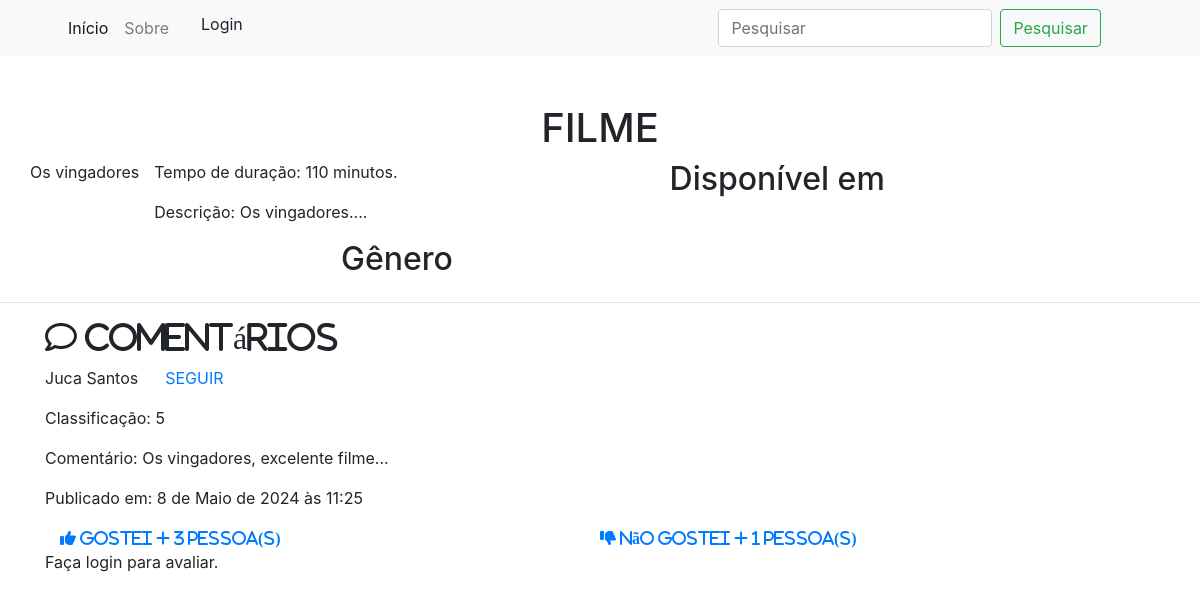
The app's page /getMovie/2/, older data.
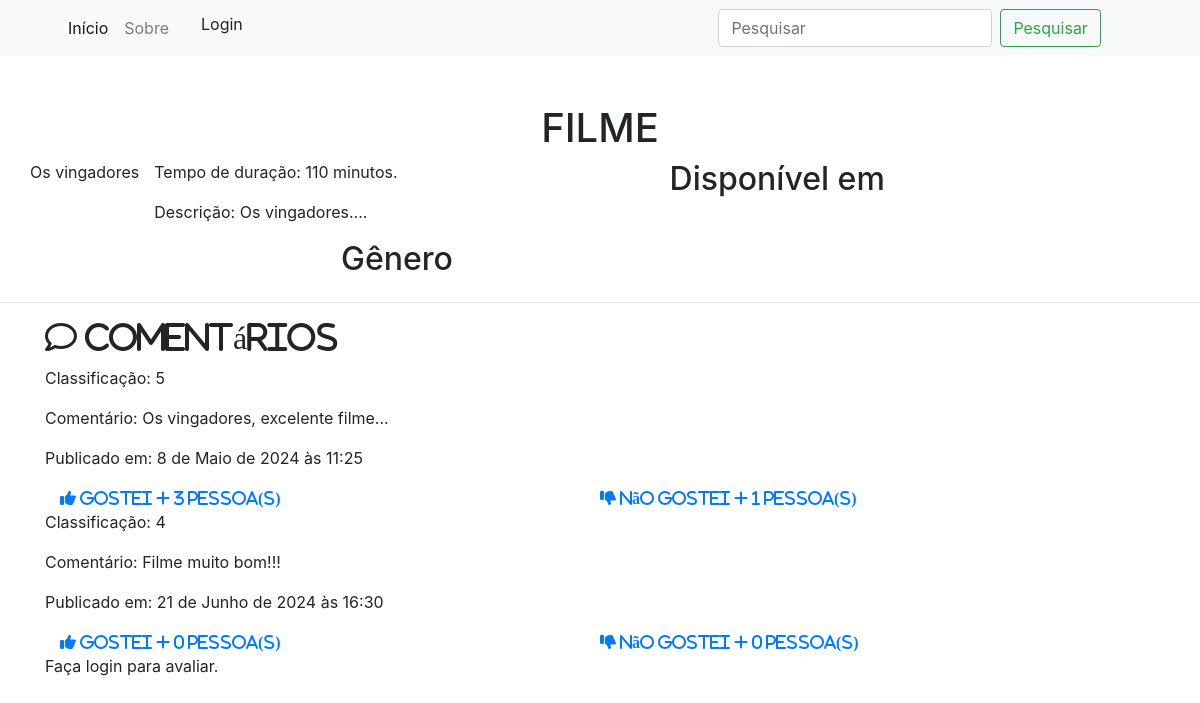
The same page, newer data.
### movie/models.py (models this page shows, shortened)
class Movie(models.Model):
    name = models.CharField(max_length=100)
    duration = models.IntegerField()
    description = models.CharField(max_length=500)
    def __str__(self):
        return self.name

class Evaluation(models.Model):
    movie=models.ForeignKey(Movie, on_delete=models.CASCADE)
    user=models.ForeignKey(User, on_delete=models.CASCADE)
    classification = models.IntegerField()
    comment = models.CharField(max_length=100)
    publication = models.DateTimeField(auto_now_add=True)
    def full_likes(self):
        return self.likes.users.count()
    def full_dislikes(self):
        return self.dislikes.users.count()

class Like(models.Model):
    evaluation = models.OneToOneField(Evaluation, related_name="likes", on_delete=models.CASCADE)
    users = models.ManyToManyField(User, related_name='evaluation_likes')

class Dislike(models.Model):
    evaluation = models.OneToOneField(Evaluation, related_name="dislikes", on_delete=models.CASCADE)
    users = models.ManyToManyField(User, related_name='evaluation_dislikes')

### user/models.py (models this page shows, shortened)
class User(PermissionsMixin, AbstractBaseUser):
    username = models.CharField(max_length=32, unique=True, )
    email = models.EmailField(max_length=32, unique=True)
    number = models.CharField(max_length=32, blank=True, null=True)
    is_active = models.BooleanField(default=True)
    is_admin = models.BooleanField(default=False)
    is_staff = models.BooleanField(default=False)
    REQUIRED_FIELDS = ['username', 'number']
    USERNAME_FIELD = "email"
    objects = User_manager()
    def __str__(self):
        return self.username

class Follow(models.Model):
    follower = models.OneToOneField(User, related_name="follower", on_delete=models.CASCADE)
    following = models.ManyToManyField("User", related_name="following")

### movie/views.py (the view)
# urls.py: path('getMovie/<str:pk>/', views.getMovie, name='getMovie'),
def getMovie(request, pk):
    movie = Movie.objects.get(id=pk)
    list_genre_movie = GenreMovie.objects.filter(movie__id=pk)
    genres = Genre.objects.all()
    list_streaming_movie = MovieStreaming.objects.filter(movie__id=pk)
    platforms = Platform.objects.all()
    evaluation = Evaluation.objects.filter(movie__id=pk)
    like = Like.objects.all()
    follow = Follow.objects.all()
    context = {
        'genres': genres,
        'movie': movie,
        'list_genre_movie':list_genre_movie,
        'platforms':platforms,
        'list_streaming_movie':list_streaming_movie,
        'evaluation': evaluation,
        'like':like,
        'follow':follow,
        }
    return render(request, 'showMovie.html', context)

### movie/templates/showMovie.html (shortened to what this page needs)
<!DOCTYPE html>
<html lang="pt-br">
<head>
    <link rel="stylesheet" href="https://stackpath.bootstrapcdn.com/bootstrap/4.1.3/css/bootstrap.min.css">
    <link href="https://cdnjs.cloudflare.com/ajax/libs/font-awesome/6.0.0/css/all.min.css" rel="stylesheet">
  </head>
<body>
  <section>
    <nav class="navbar navbar-expand-lg navbar-light bg-light">
      <div class="container">
      <div class="collapse navbar-collapse" id="conteudoNavbarSuportado">
        <div class="col-sm">
        <ul class=" navbar-nav mr-auto">
          <li class="nav-item active">
            <a class="nav-link" href="">Início <span class="sr-only">(página inicial)</span></a>
          </li>
          <li class="nav-item">
            <a class="nav-link" href="#">Sobre</a>
          </li>
          {% if user.is_authenticated %}
          <li class="nav-item dropdown">
            <a class="nav-link dropdown-toggle" href="#" id="navbarDropdown" role="button" data-toggle="dropdown" aria-haspopup="true" aria-expanded="false">
              {{ user.username }}
                          </a>
                          <div class="dropdown-menu" aria-labelledby="navbarDropdown">
              <a class="dropdown-item" href="#">Perfil</a><br>
              <a class="dropdown-item" href="/logout">Sair</a>
              {% else %}
              <a class="dropdown-item" href="/login">Login </a>
            </div>
          {% endif %}
        </div>
        <div class="col-sm">
        <form class="form-inline my-2 my-lg-0" action="/search/" method="post">
          <input class="form-control mr-sm-2" type="search" placeholder="Pesquisar" aria-label="Pesquisar" name="search">
          <button class="btn btn-outline-success my-2 my-sm-0" type="submit">Pesquisar</button>
        </form>
      </div>
      </div>
    </nav>
  </section>
  <h1 class="text-center mt-5">FILME </h1>
<section>
    <div class="container">
        <div class="row">
      {{ movie }}
      <div class="col-sm">
        <div>
          <p>Tempo de duração: {{movie.duration}} minutos.</p>
          <p>Descrição: {{movie.description}} </p>
        </div>
        <h2 class="text-center">Gênero </h2>
      </div>
      <div class="col-sm">
        <h2> Disponível em </h2>
        </div>
    </div>
    </div>
</section>
<hr>
<section>
  <div class="container">
  <h2> <i class="fa-regular fa-comment"> Comentários </i></h2>
<div>
  {%for element in evaluation%}
{%for follow in follow%}
  {% if follow.following.is_authenticated and follow.followers.element.user%}
  <p>{{element.user}} &nbsp;&nbsp;&nbsp;&nbsp;
       <a href="/follow/{{element.user.id}}/">SEGUINDO </a>
  </p>
  {%else%}
  <p>{{element.user}} &nbsp;&nbsp;&nbsp;&nbsp;
    <a href="/follow/{{element.user.id}}/">SEGUIR </a>
</p>
  {%endif%}
  {%endfor%}
  <p >Classificação: {{element.classification}}</p>
    <p>Comentário: {{element.comment}}</p>
      <p>Publicado em: {{element.publication}}</p>
          <div class="container row">
        <div class="col-sm">
        <a href="/like/{{element.id}}/">
          <i class=" fas fa-thumbs-up pr-2">
                    {%if element.full_likes%}
           Gostei + {{element.full_likes}} pessoa(s)
          {%else%} Gostei + 0 pessoa(s)
          {%endif%}
          </i>
        </a>
        </div>
        <div class="col-sm">
        <a href="/dislike/{{element.id}}/">
          <i class="fas fa-thumbs-down pr-2">
          {%if element.full_dislikes%}
                     Não gostei + {{element.full_dislikes}} pessoa(s)
{%else%} Não gostei + 0 pessoa(s)
{%endif%}
          </i>
</a>
              </div>
      </div>
      {%endfor%}
</div>
  {% if user.is_authenticated %}
              <div>
    <button type="button" class="btn btn-primary" data-toggle="modal" data-target="#modalExemplo">
        AVALIAR
      </button>
      <div class="modal fade" id="modalExemplo" tabindex="-1" role="dialog" aria-labelledby="exampleModalLabel" aria-hidden="true">
        <div class="modal-dialog" role="document">
          <div class="modal-content">
            <div class="modal-header">
              <h5 class="modal-title" id="exampleModalLabel">AVALIAÇÃO DO FILME</h5>
              <button type="button" class="close" data-dismiss="modal" aria-label="Fechar">
                <span aria-hidden="true">&times;</span>
              </button>
            </div>
            <div class="modal-body">
                <form id="form" action="/evaluation/" method="POST">
                    {% csrf_token %}
                    <input type="hidden" id="idMovie" name="idMovie" value="{{movie.id}}"><br>
                                                            <select class="form-control" name="cla">
                      <option value="1">RUIM</option>
                      <option value="2">MEDIANO</option>
                      <option value="3">BOM</option>
                      <option value="4">MUITO BOM</option>
                      <option value="5">EXCELENTE</option>
                  </select>
                    <label for="fcomment">Comentário.</label><br>
                    <input type="text" id="fcomment" name="fcomment"><br>
                       <input class="btn btn-primary" type="submit" id="add" value="AVALIAR">
                  </form>
            </div>
            <!-- <div class="modal-footer">
              <button type="button" class="btn btn-secondary" data-dismiss="modal">Fechar</button>
              <button type="button" class="btn btn-primary">Salvar mudanças</button>
            </div>  -->
          </div>
        </div>
      </div>
    {%else%}
    <p> Faça login para avaliar.</p>
    </div>
        {%endif%}
    </section>
</body>
</html>

Row changes from the older to the newer data that the page shows:
removed Follow: {{ element.user }} "Juca Santos", shown under Evaluation "8 de Maio de 2024 às 11:25"
added Evaluation: classification "4", comment "Filme muito bom!!!", publication "21 de Junho de 2024 às 16:30", shows "Gostei + 0 pessoa(s)", shows "Não gostei + 0 pessoa(s)"
